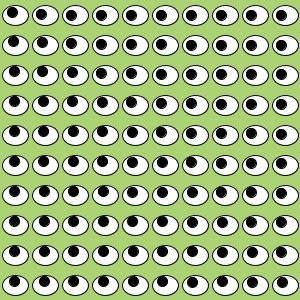
Frame 1 (no input)
Frame 60 (the mouse pressed at the canvas centre just before this capture): identical to frame 1, image omitted
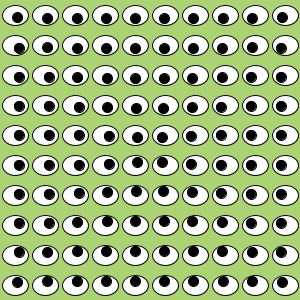
Frame 120 (the mouse held since frame 60 and released just before this capture)

The Processing sketch that drew these frames (run headless with seeded random() and noise(); from frame 60 on, the mouse is pressed at the canvas centre):

// Processing sketch: processing_52873
// ── processing_52873.pde

void setup() {
  size (300, 300);
}

void draw() {
  //set canvase

  background (172, 211, 115);
  
  for (int x = 0; x < 25; x++)
  {
    for (int y = 0; y < 25; y++)
    {
          int x1 = 15 + 30 * x;
          int y1 = 15 + 30 * y;
          fill(255);
          ellipse(x1,y1,26,20);
          
          float a = x1;
          float b = y1;
          
          if ((mouseX - x1) * (mouseX - x1) + (mouseY - y1) * (mouseY - y1) < 16)
          {
            a = x1;
            b = y1;
          }
          else if (mouseX - x1 == 0)
          {
               a = x1;
           if ( mouseY - y1 > 0)
           {
             b = y1 + 4;
           }
           else 
           {
             b = y1 - 4;
             }
          }
          else
          {
             float a1 =  (float)(x1 + 4 / java.lang.Math.sqrt(1 + (mouseY - y1) * (mouseY - y1) / ((mouseX - x1) * (mouseX - x1))));
             float  b1 =  (float)(y1  + 4*(mouseY - y1) / (mouseX -x1) / java.lang.Math.sqrt(1 + (mouseY - y1) * (mouseY - y1) / ((mouseX - x1) * (mouseX - x1))));
       
             float a2 =  (float)(x1 - 4 / java.lang.Math.sqrt(1 + (mouseY - y1) * (mouseY - y1) / ((mouseX - x1) * (mouseX - x1))));
             float  b2 =  (float)(y1  - 4*(mouseY - y1) / (mouseX -x1) / java.lang.Math.sqrt(1 + (mouseY - y1) * (mouseY - y1) / ((mouseX - x1) * (mouseX - x1))));
             
             if ((a1 - x1) * (mouseX - x1) >= 0 &&  (b1 - y1) * (mouseY - y1) >= 0 )
             {
               a = a1;
               b = b1;
             }
             else
             {
               a = a2;
               b = b2;
             }
           }
          
          fill(0);
          ellipse(a, b, 10, 10);
    }
  }
}
                                
